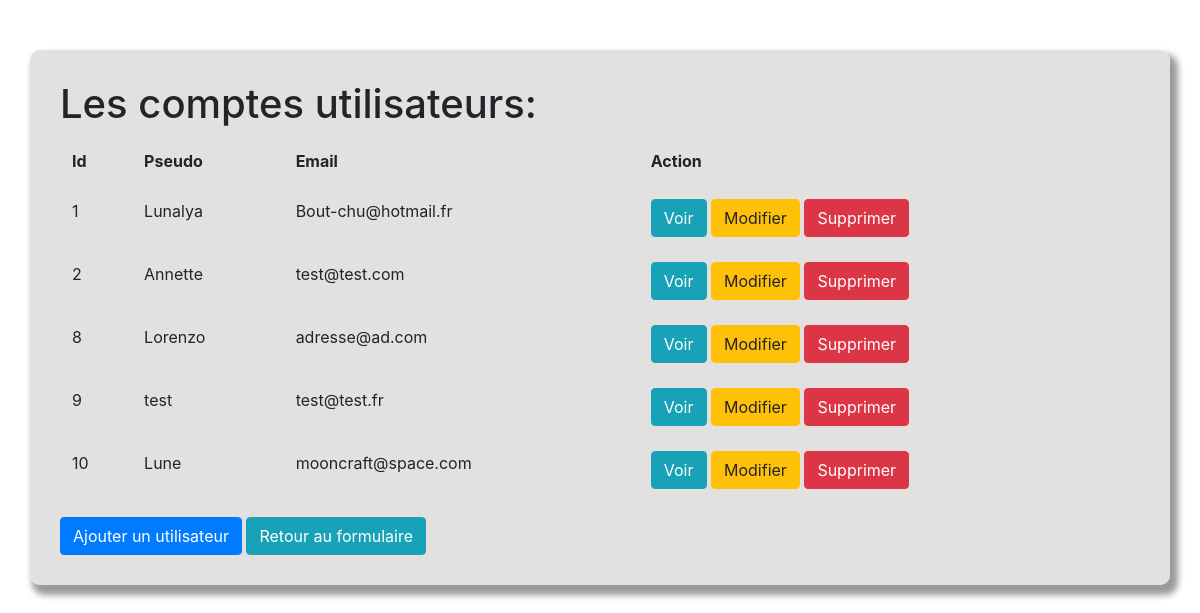
Screenshot of /CRUD/index.php with the database file from the repository.
### tables this page shows
CREATE TABLE `users` (
  `id` int(11) NOT NULL,
  `pseudo` text NOT NULL,
  `email` text NOT NULL,
  `password` text NOT NULL,
  `creation_date` datetime NOT NULL DEFAULT CURRENT_TIMESTAMP,
  `secret` text NOT NULL
);

### CRUD/index.php (the view, shortened to what this page needs)
<?php
require('db.php');
$req = $bdd->prepare('SELECT * FROM users');
$req->execute();
$result = $req->fetchAll(PDO::FETCH_ASSOC);
?>
<!DOCTYPE html>
<html lang="fr">
<head>
    <link rel="stylesheet" href="https://stackpath.bootstrapcdn.com/bootstrap/4.5.2/css/bootstrap.min.css">
    <link rel="stylesheet" href="css/style.css">
</head>
<body>
    <main class="container">
        <div class="row">
            <section class="col-12">
                <h1>Les comptes utilisateurs: </h1>
                 <table class="table">
                    <thead>
                        <th>Id</th>
                        <th>Pseudo</th>
                        <th>Email</th>
                        <th>Action</th>
                    </thead>
                    <tbody>
                        <?php
                            foreach ($result as $pseudo) {
                        ?>
                            <tr>
                                <td> <?= $pseudo['id'] ?> </td>
                                <td> <?= $pseudo['pseudo'] ?> </td>
                                <td> <?= $pseudo['email'] ?> </td>
                                <td>
                                    <a href="read.php?id=<?= $pseudo['id'] ?>" class="btn btn-info">Voir</a>
                                    <a href="update.php?id=<?= $pseudo['id'] ?>" class="btn btn-warning">Modifier</a>
                                    <a href="delete.php?id=<?= $pseudo['id'] ?>" class="btn btn-danger">Supprimer</a>
                                </td>
                            </tr>
                        <?php
                            }
                        ?>
                            </tbody>
                        </table>
                        <a href="create.php" class="btn btn-primary">Ajouter un utilisateur</a>
                        <a href="../connection.php" class="btn btn-info">Retour au formulaire</a>
                    </section>
                </div>
            </main>
        </body>
        </html>

### CRUD/css/style.css (style rules this page uses)
body { background: url(vert.jpg) no-repeat fixed center; ; }
.container { background-color: rgba(219, 216, 216, 0.781); -webkit-box-shadow: 5px 7px 6px 3px rgba(30,30,30,0.45); box-shadow: 5px 7px 6px 3px rgba(30,30,30,0.45); padding: 30px; margin-top: 50px; border-radius: 10px; }

### rows the page displays
users: id "1", pseudo "Lunalya", email "Bout-chu@hotmail.fr"
users: id "2", pseudo "Annette", email "test@test.com"
users: id "8", pseudo "Lorenzo", email "adresse@ad.com"
users: id "9", pseudo "test", email "test@test.fr"
users: id "10", pseudo "Lune", email "mooncraft@space.com"
